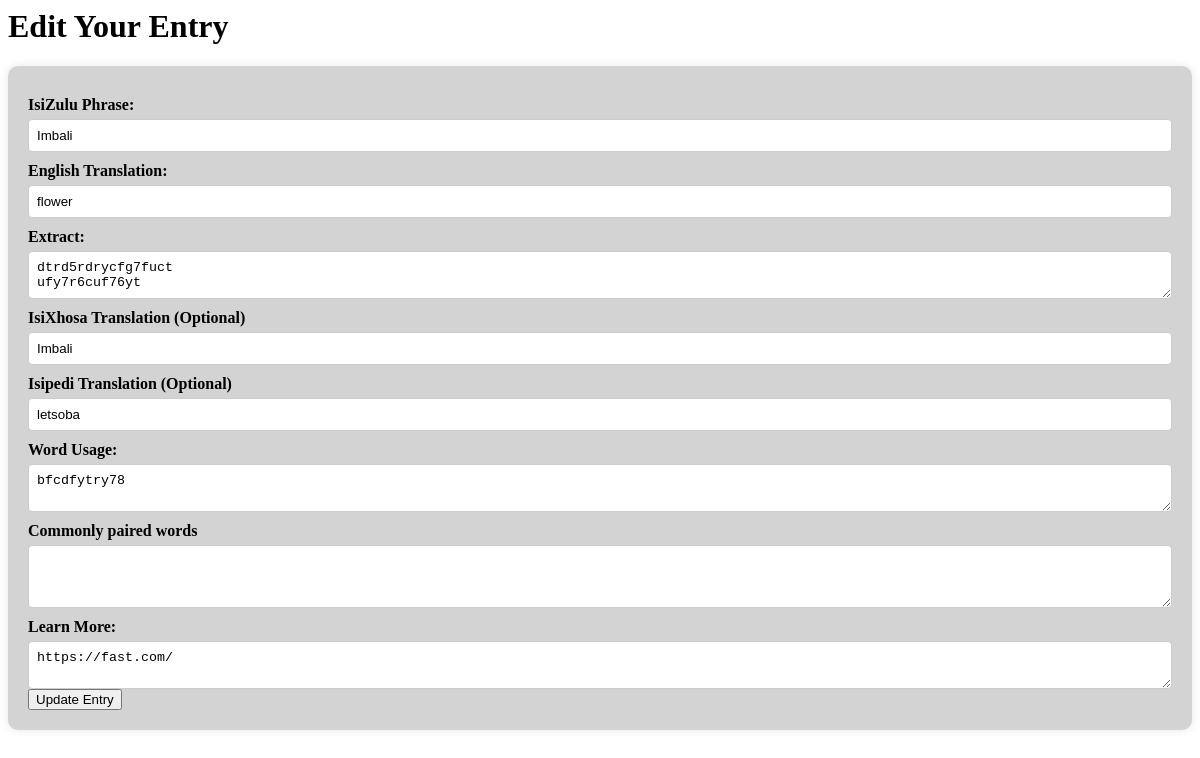
The page /profile/edit/47/ (signed in) on the database its author committed.
### corpusapp/models.py (models this page shows, shortened)
class Entry(models.Model):
    user = models.ForeignKey(settings.AUTH_USER_MODEL, on_delete=models.CASCADE, null=True, blank=True)
    isizulu = models.CharField(max_length=10000)
    english = models.CharField(max_length=20000)
    extract = models.CharField(max_length=90000)
    isixhosa = models.CharField(max_length=2000, blank=True, null=True)
    isipedi = models.CharField(max_length=2000, blank=True, null=True)
    learn_more = models.URLField(max_length=200, default="")
    word_usage = models.CharField(max_length=200)
    commonly = models.CharField(max_length=200)
    word_frequency = models.IntegerField(default = 0)
    status = models.CharField(max_length=20, choices=STATUS_CHOICES, default='Pending')
    word = models.IntegerField(default=0)
    likes = models.ManyToManyField(
        settings.AUTH_USER_MODEL,
        related_name='favorite_entries',  # A way to access the entries a user likes: user.favorite_entries.all()
        blank=True
    )

### corpusapp/views.py (the view, shortened to what this page needs)
# urls.py: path('profile/edit/<int:entry_id>/', views.editEntry, name='editEntry'),
@login_required
def editEntry(request, entry_id):
    if not request.user.is_authenticated:
        return redirect('login')
    entry = get_object_or_404(Entry, pk=entry_id, user=request.user)
    context = {'entry': entry}
    return render(request, 'editEntry.html', context)

### corpusapp/templates/editEntry.html (shortened to what this page needs)
<h1>Edit Your Entry</h1>
<form method="post">
    <label for="zulu-phrase">IsiZulu Phrase:</label>
    <input type="text" name="zulu-phrase" value="{{ entry.isizulu }}">
    <label for="english-translation">English Translation:</label>
    <input type="text" name="english-translation" value="{{ entry.english }}">
    <label for="extract">Extract:</label>
    <textarea name="extract">{{ entry.extract }}</textarea>
    <label for="isixhosa-translation">IsiXhosa Translation (Optional)</label>
            <input id="isixhosa-translation" type="text" name="isixhosa-translation" value="{{entry.isizulu}}">
            <label for="isipedi-translation">Isipedi Translation (Optional)</label>
            <input id="isipedi-translation" type="text" name="isipedi-translation" value="{{entry.isipedi}}">
    <label for="word-usage">Word Usage:</label>
    <textarea name="word-usage">{{ entry.word_usage }}</textarea>
    <label for="commonly">Commonly paired words</label>
    <textarea id="commonly" rows="3" name="commonly" required>{{entry.commonly}}</textarea>
    <label for="learnMore">Learn More:</label>
    <textarea name="learnMore">{{ entry.learn_more }}</textarea>
    <button type="submit">Update Entry</button>
</form>

### corpusapp/templates/editEntry.html (style rules this page uses)
label { display: block; margin-top: 10px; font-weight: bold; }
input[type="text"], textarea { width: 100%; padding: 8px; margin-top: 5px; border: 1px solid #ccc; border-radius: 4px; box-sizing: border-box; }
form { background-color: lightgrey; padding: 20px; border-radius: 10px; box-shadow: 0 0 10px rgba(0, 0, 0, 0.1); max-width: 100%; margin: auto; }

### rows shown on the page
Entry: zulu-phrase "Imbali", english-translation "flower", extract "dtrd5rdrycfg7fuct ufy7r6cuf76yt", isixhosa-translation "Imbali", isipedi-translation "letsoba", word-usage "bfcdfytry78", learnMore "https://fast.com/"
